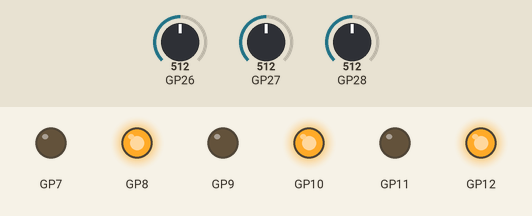
Simulated run of this sketch. Board: Raspberry Pi Pico. On the bench: output pins drawn as LEDs (lit = HIGH). The inputs (shaded band) are chosen by the test bench; at power-on: GP26 = 512, GP27 = 512, GP28 = 512. Storage starts empty; what the sketch prints to the serial monitor is not drawn.

Above: at 0.66 s.
At 3.36 s:
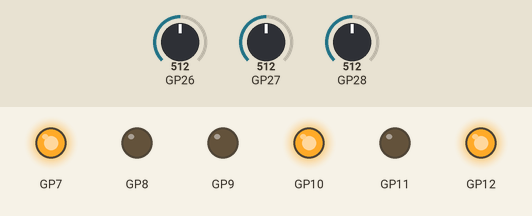
Timing chart, 0 to 3.7 s (numbered marks = the images above):
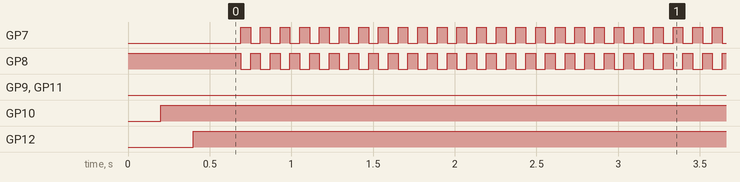

Measured:
- by itself, GP7: alternates HIGH for 0.06 s and LOW for 0.06 s, 99 changes in all, then stays HIGH
- by itself, GP8: alternates HIGH for 0.06 s and LOW for 0.06 s, 99 changes in all, then stays LOW

The sketch:

arduinoMegaSendDATa2ESP.ino
```cpp
#include "capteur.h"

#include <SPI.h>
#include <SD.h>

Capteur capA0(A0, 7, 8);
Capteur capA1(A1, 9, 10);
Capteur reference45K(A2, 11, 12);

const byte SD_CS = 53;
const char* FILE_NAME = "SEC26.CSV";//sechage des capteurs V4;4

void setup()
{
    Serial.begin(115200);

    capA0.begin();
    capA1.begin();
    reference45K.begin();

    Serial.println("Initialisation SD...");

    if (!SD.begin(SD_CS))
    {
        Serial.println("Erreur SD");
        while (1);
    }

    Serial.println("SD OK");

    File f = SD.open(FILE_NAME, FILE_WRITE);

    if (!f)
    {
        Serial.println("Impossible d'ouvrir le fichier");
        while (1);
    }

    if (f.size() == 0)
    {
        f.println("Sechage capteurs le 26/06/2026");
        f.println("temps_ms,"
                  "CapteurBrut1,"
                  "CapteurBrut2,"
                  "Reference45K,"
                  "CapteurFiltre1,"
                  "CapteurFiltre2,"
                  "Reference45KFiltre");
    }

    f.close();

    Serial.println("Fichier pret");
}

void saveValues(float brut1,
                float brut2,
                float brutRef,
                float filt1,
                float filt2,
                float filtRef)
{
    File f = SD.open(FILE_NAME, FILE_WRITE);

    if (!f)
    {
        Serial.println("Erreur fichier");
        return;
    }

    f.print(millis());
    f.print(",");

    f.print(brut1);
    f.print(",");

    f.print(brut2);
    f.print(",");

    f.print(brutRef);
    f.print(",");

    f.print(filt1);
    f.print(",");

    f.print(filt2);
    f.print(",");

    f.println(filtRef);

    f.close();
}

void loop()
{
    capA0.update();
    capA1.update();
    reference45K.update();

    float brut0 = capA0.getRawValue();
    float brut1 = capA1.getRawValue();
    float brutRef = reference45K.getRawValue();

    float filt0 = capA0.getFiltered();
    float filt1 = capA1.getFiltered();
    float filtRef = reference45K.getFiltered();

    saveValues(brut0, brut1, brutRef,
               filt0, filt1, filtRef);

    Serial.print(brut0);
    Serial.print(" ; ");
    Serial.print(brut1);
    Serial.print(" ; ");
    Serial.println(brutRef);

    Serial.print(filt0);
    Serial.print(" ; ");
    Serial.print(filt1);
    Serial.print(" ; ");
    Serial.println(filtRef);

    unsigned long debut = millis();
unsigned long dernierAffichage = debut;

while (millis() - debut < 60UL * 1000 * 10)
{
    if (millis() - dernierAffichage >= 10UL * 1000)
    {
        dernierAffichage = millis();

        unsigned long restant =
            (60UL * 1000 * 10 - (millis() - debut)) / 1000;

        Serial.print("Temps restant : ");
        Serial.print(restant);
        Serial.println(" s");
    }
}

Serial.println("Fin de l'attente.");
}
```

capteur.h
```cpp
#ifndef CAPTEUR_H
#define CAPTEUR_H

class Capteur {

  private:
    int pinMeasure;
    int pinVCC;
    int pinGND;

    const float Rref = 99600.0;
    const int NB_LECTURES = 100;

    float rawValue = 0;
    float filtered = 0;
    bool init = false;

    float alpha = 0.2;

  public:

    Capteur(int measurePin, int gndPin, int vccPin) {
      pinMeasure = measurePin;
      pinVCC = vccPin;
      pinGND = gndPin;
    }

    void begin() {
      pinMode(pinVCC, OUTPUT);
      pinMode(pinGND, OUTPUT);

      digitalWrite(pinVCC, HIGH);
      digitalWrite(pinGND, LOW);

      delay(200);
    }

    // =====================================================
    // MESURE EXACTE IDENTIQUE À TON CODE
    // =====================================================
    float measureResistance(bool reverse) {

      if (reverse) {
        digitalWrite(pinVCC, LOW);
        digitalWrite(pinGND, HIGH);
      } else {
        digitalWrite(pinVCC, HIGH);
        digitalWrite(pinGND, LOW);
      }

      delay(10);

      int adc = analogRead(pinMeasure);

      if (adc <= 1) adc = 1;
      if (adc >= 1022) adc = 1022;

      float V = adc * 5.0 / 1023.0;

      float R;

      if (!reverse) {
        R = Rref * V / (5.0 - V);
      } else {
        R = Rref * (5.0 - V) / V;
      }

      return R;
    }

    // =====================================================
    // UPDATE (identique loop de ton test)
    // =====================================================
    void update() {

      float somme = 0;

      for (int i = 0; i < NB_LECTURES; i++) {

        bool reverse = (i % 2 == 1);

        float R = measureResistance(reverse);

        somme += R;

        delay(50);
      }

      rawValue = somme / NB_LECTURES;

      // filtre exponentiel
      //verifir s il n y a pas une tres grande difference entre rawValue et filtered, si oui, ne pas appliquer le filtre pour eviter les grosses erreurs de debut


      if (!init or abs(rawValue - filtered) > 2000) {
        filtered = rawValue;
        init = true;
      } else {
        filtered = alpha * rawValue + (1 - alpha) * filtered;
      }
    }

    // =====================================================
    // GETTERS
    // =====================================================
    float getRawValue() {
      return rawValue;
    }

    float getFiltered() {
      return filtered;
    }
};

#endif
```
